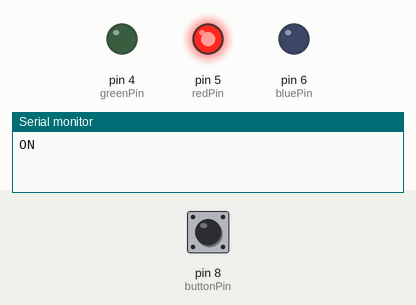
This sketch was run on a simulated Arduino Uno, built with avr-gcc and run on an emulated ATmega328P. Shown: output pins drawn as LEDs (lit = HIGH), the last lines printed to the serial monitor. Inputs (shaded band) come from the test bench; at power-on: pin 8 (buttonPin) HIGH.

Above: at 1.2 s.
1.3 s: pin 8 (buttonPin) pulled LOW for 0.15 s
At 2.0 s:
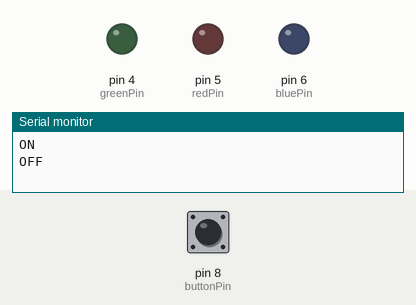
3.1 s: pin 8 (buttonPin) pulled LOW for 1 s
At 5.2 s:
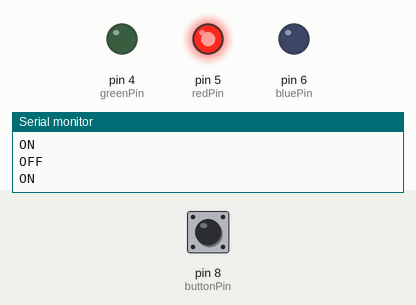
5.7 s: pin 8 (buttonPin) pulled LOW for 3.2 s
At 10.1 s:
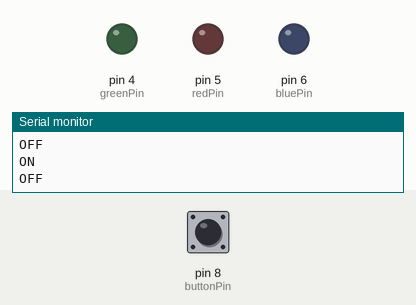
Timing chart, 0 to 11.6 s (numbered marks = the images above; inputs shaded):
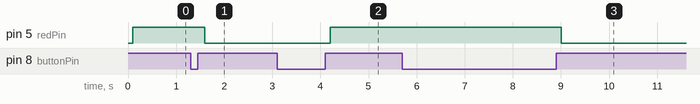

Measured:
- after the input at 1.3 s, pin 5 (redPin): HIGH → LOW after 0.30 s
- after the input at 3.1 s, pin 5 (redPin): LOW → HIGH after 1.1 s
- after the input at 5.7 s, pin 5 (redPin): HIGH → LOW after 3.3 s

The sketch:

ButtonToggle.ino
```cpp
int redPin = 5;
int greenPin = 4;
int bluePin = 6;
int buttonPin = 8;

bool newSwitchState1 = LOW;
bool newSwitchState2 = LOW;
bool newSwitchState3 = LOW;

bool oldSwitchState = LOW;
bool isTriggered = false;

void setup() {
  pinMode (redPin, OUTPUT);
  pinMode (greenPin, OUTPUT);
  pinMode (bluePin, OUTPUT);
  pinMode (buttonPin, INPUT);
  Serial.begin(9600);
}

void loop() {
    newSwitchState1 = digitalRead(buttonPin);
    delay(50); //50 ms
    newSwitchState2 = digitalRead(buttonPin);
    delay(50);
    newSwitchState3 = digitalRead(buttonPin);

    //debounce if statement cause buttons are terrible
    if ((newSwitchState1 == newSwitchState2) && (newSwitchState1 == newSwitchState3))
    {
        if (newSwitchState1 != oldSwitchState) //if the button is press
        {
           if (newSwitchState1 == HIGH)//is the button pressed?
           {
               if (isTriggered == LOW)
               {
                digitalWrite(redPin, HIGH);
                isTriggered = HIGH;
                Serial.print("ON\n");
               }
               else
               {
                digitalWrite(redPin, LOW);
                isTriggered = LOW;
                Serial.print("OFF\n");
               }
           }
           oldSwitchState = newSwitchState1;
        }
    }
}
```
